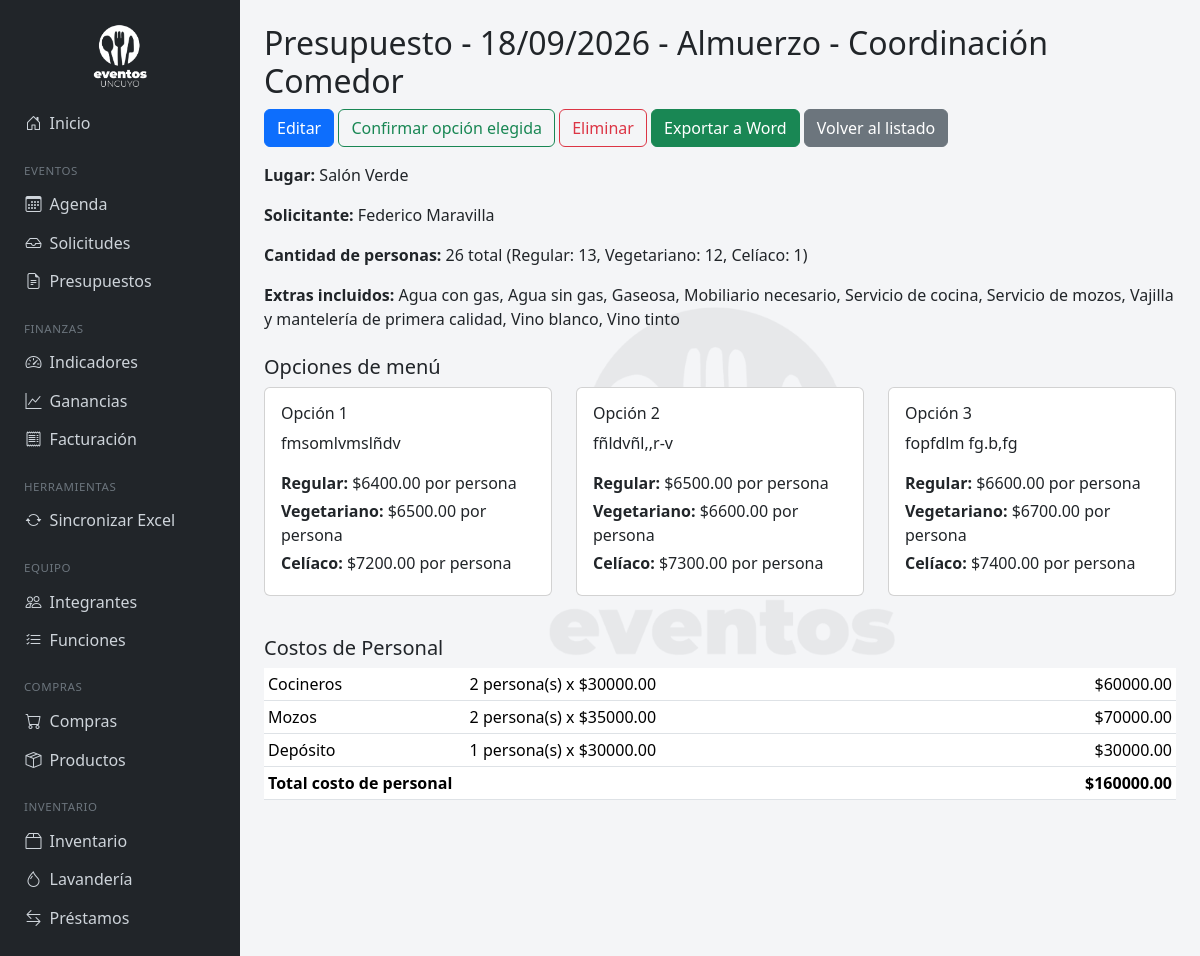
Screenshot of /presupuestos/1/ with the database file from the repository.
### eventos/models.py (models this page shows, shortened)
class Presupuesto(models.Model):
    evento = models.OneToOneField(Evento, on_delete=models.CASCADE, related_name='presupuesto')
    fecha_creacion = models.DateField(auto_now_add=True)
    lugar = models.CharField(max_length=200, blank=True)
    extras_incluidos = models.ManyToManyField(Extra, blank=True, related_name='presupuestos')
    otros_extras = models.TextField(blank=True, help_text="Cualquier extra que no esté en la lista de arriba.")
    cantidad_regular = models.IntegerField(default=0, verbose_name="Cantidad — Menú Regular")
    cantidad_vegetariano = models.IntegerField(default=0, verbose_name="Cantidad — Menú Vegetariano")
    cantidad_celiaco = models.IntegerField(default=0, verbose_name="Cantidad — Menú Celíaco")
    opcion_elegida = models.ForeignKey(
        'OpcionMenu', on_delete=models.SET_NULL, null=True, blank=True,
        related_name='+', help_text="Se completa cuando el cliente confirma cuál opción eligió."
    )
    observaciones = models.TextField(blank=True)
    @property
    def total_personas(self):
        return self.cantidad_regular + self.cantidad_vegetariano + self.cantidad_celiaco
    @property
    def total(self):
        if not self.opcion_elegida:
            return None
        return (self.subtotal_regular or 0) + (self.subtotal_vegetariano or 0) + (self.subtotal_celiaco or 0)
    @property
    def total_costo_personal(self):
        return sum((item.subtotal for item in self.items_costo_personal.all()), 0)

class Evento(models.Model):
    ESTADO_FACTURACION = [
        ('pendiente', 'Pendiente'),
        ('facturado', 'Facturado'),
        ('cobrado', 'Cobrado'),
    ]
    ORIGEN = [
        ('interno', 'Interno'),
        ('externo', 'Externo'),
    ]
    ESTADO_EVENTO = [
        ('solicitud', 'Solicitud'),
        ('presupuestado', 'Presupuestado'),
        ('confirmado', 'Confirmado'),
        ('realizado', 'Realizado'),
        ('cancelado', 'Cancelado'),
    ]
    nombre = models.CharField(max_length=200)
    tipo = models.ForeignKey(TipoEvento, on_delete=models.PROTECT, null=True, blank=True)
    tipo_servicio = models.ForeignKey(TipoServicio, on_delete=models.PROTECT, null=True, blank=True)
    periodo = models.ForeignKey(Periodo, on_delete=models.PROTECT)
    origen = models.CharField(max_length=10, choices=ORIGEN, default='interno')
    fecha = models.DateField()
    cliente = models.CharField(max_length=200, blank=True)
    solicitante = models.CharField(max_length=200, blank=True)
    cantidad_personas = models.IntegerField(null=True, blank=True)
    cantidad_personas_celiaco = models.IntegerField(null=True, blank=True)
    costo = models.DecimalField(max_digits=12, decimal_places=2, default=0)
    precio_facturado = models.DecimalField(max_digits=12, decimal_places=2, default=0)
    estado_facturacion = models.CharField(max_length=10, choices=ESTADO_FACTURACION, default='pendiente')
    estado_evento = models.CharField(max_length=15, choices=ESTADO_EVENTO, default='presupuestado')
    nro_factura = models.CharField(max_length=50, blank=True)
    nro_recibo = models.CharField(max_length=50, blank=True)
    expediente = models.CharField(max_length=50, blank=True)
    nro_comprobante = models.CharField(max_length=50, blank=True)
    observaciones = models.TextField(blank=True)
    excluir_de_informe = models.BooleanField(
        default=False,
        help_text="Tildá esto si el costo/facturado de este evento tiene un error de carga conocido. "
                   "Se excluye de los totales normales y aparece en un apartado aparte del informe."
    )
    costo_ajustado = models.DecimalField(max_digits=12, decimal_places=2, null=True, blank=True)
    facturado_ajustado = models.DecimalField(max_digits=12, decimal_places=2, null=True, blank=True)
    nota_ajuste = models.TextField(blank=True, help_text="Explicación breve del error y la corrección.")
    importado_automaticamente = models.BooleanField(
        default=False,
        help_text="Si está tildado, este evento se reemplaza automáticamente la próxima vez que sincronices el Excel."
    )
    def __str__(self):
        partes = [self.fecha.strftime('%d/%m/%Y')]
        if self.tipo_servicio:
            partes.append(str(self.tipo_servicio))
        if self.cliente:
            partes.append(self.cliente)
        return ' - '.join(partes)

class TipoServicio(models.Model):
    nombre = models.CharField(max_length=100, unique=True)
    permite_vegetariano = models.BooleanField(
        default=False,
        help_text="Tildá esto para Almuerzos, Ágapes, Cenas, etc. — habilita el menú vegetariano en presupuestos de este tipo."
    )
    class Meta:
        ordering = ['nombre']
    def __str__(self):
        return self.nombre

class Extra(models.Model):
    nombre = models.CharField(max_length=100, unique=True)
    class Meta:
        ordering = ['nombre']
    def __str__(self):
        return self.nombre

class OpcionMenu(models.Model):
    presupuesto = models.ForeignKey(Presupuesto, on_delete=models.CASCADE, related_name='opciones')
    nombre = models.CharField(max_length=50, help_text="Ej: Opción 1")
    detalle_menu = models.TextField(help_text="Un plato por línea.")
    precio_regular = models.DecimalField(max_digits=10, decimal_places=2)
    precio_vegetariano = models.DecimalField(max_digits=10, decimal_places=2, null=True, blank=True)
    precio_celiaco = models.DecimalField(max_digits=10, decimal_places=2, null=True, blank=True)
    orden = models.IntegerField(default=0)
    class Meta:
        ordering = ['orden', 'id']

class ItemCostoPersonal(models.Model):
    presupuesto = models.ForeignKey(Presupuesto, on_delete=models.CASCADE, related_name='items_costo_personal')
    concepto = models.ForeignKey(ConceptoCostoPersonal, on_delete=models.PROTECT)
    cantidad_personas = models.IntegerField(default=1)
    precio_por_persona = models.DecimalField(max_digits=10, decimal_places=2)
    @property
    def subtotal(self):
        return self.cantidad_personas * self.precio_por_persona

class ConceptoCostoPersonal(models.Model):
    nombre = models.CharField(max_length=100, unique=True)
    class Meta:
        ordering = ['nombre']
    def __str__(self):
        return self.nombre

### eventos/views.py (the view)
# urls.py: path('presupuestos/<int:pk>/', views.presupuesto_detalle, name='presupuesto_detalle'),
def presupuesto_detalle(request, pk):
    presupuesto = get_object_or_404(Presupuesto, pk=pk)
    return render(request, 'eventos/presupuesto_detalle.html', {'presupuesto': presupuesto})

### eventos/templates/eventos/presupuesto_detalle.html (shortened to what this page needs)
{% extends 'eventos/base.html' %}
{% block content %}
<h2>Presupuesto - {{ presupuesto.evento }}</h2>
<a href="{% url 'presupuesto_editar' presupuesto.pk %}" class="btn btn-primary mb-3">Editar</a>
<a href="{% url 'presupuesto_confirmar' presupuesto.pk %}" class="btn btn-outline-success mb-3">Confirmar opción elegida</a>
<a href="{% url 'presupuesto_eliminar' presupuesto.pk %}" class="btn btn-outline-danger mb-3">Eliminar</a>
<a href="{% url 'presupuesto_exportar_word' presupuesto.pk %}" class="btn btn-success mb-3">Exportar a Word</a>
<a href="{% url 'presupuesto_lista' %}" class="btn btn-secondary mb-3">Volver al listado</a>
<p><strong>Lugar:</strong> {{ presupuesto.lugar|default:"-" }}</p>
<p><strong>Solicitante:</strong> {{ presupuesto.evento.solicitante|default:"-" }}</p>
<p><strong>Cantidad de personas:</strong> {{ presupuesto.total_personas }} total
   (Regular: {{ presupuesto.cantidad_regular }}, Vegetariano: {{ presupuesto.cantidad_vegetariano }}, Celíaco: {{ presupuesto.cantidad_celiaco }})</p>
<p><strong>Extras incluidos:</strong>
{% for extra in presupuesto.extras_incluidos.all %}{{ extra }}{% if not forloop.last %}, {% endif %}{% empty %}-{% endfor %}
</p>
<h5 class="mt-4">Opciones de menú</h5>
<div class="row">
    {% for opcion in presupuesto.opciones.all %}
    <div class="col-md-4 mb-3">
        <div class="card {% if presupuesto.opcion_elegida_id == opcion.id %}border-success{% endif %}">
            <div class="card-body">
                <h6>{{ opcion.nombre }} {% if presupuesto.opcion_elegida_id == opcion.id %}<span class="badge bg-success">Elegida</span>{% endif %}</h6>
                <p style="white-space: pre-line">{{ opcion.detalle_menu }}</p>
                <p class="mb-1"><strong>Regular:</strong> ${{ opcion.precio_regular }} por persona</p>
                {% if opcion.precio_vegetariano %}<p class="mb-1"><strong>Vegetariano:</strong> ${{ opcion.precio_vegetariano }} por persona</p>{% endif %}
                {% if opcion.precio_celiaco %}<p class="mb-1"><strong>Celíaco:</strong> ${{ opcion.precio_celiaco }} por persona</p>{% endif %}
            </div>
        </div>
    </div>
    {% endfor %}
</div>
<h5 class="mt-4">Costos de Personal</h5>
<table class="table table-sm">
    <tbody>
        {% for item in presupuesto.items_costo_personal.all %}
        <tr>
            <td>{{ item.concepto }}</td>
            <td>{{ item.cantidad_personas }} persona(s) x ${{ item.precio_por_persona }}</td>
            <td class="text-end">${{ item.subtotal|floatformat:2 }}</td>
        </tr>
        {% empty %}
        <tr><td colspan="3" class="text-muted">Sin costos de personal cargados</td></tr>
        {% endfor %}
        <tr class="fw-bold">
            <td colspan="2">Total costo de personal</td>
            <td class="text-end">${{ presupuesto.total_costo_personal|floatformat:2 }}</td>
        </tr>
    </tbody>
</table>
{% endblock %}

### eventos/templates/eventos/base.html (style rules this page uses)
body { background-color: #f4f5f7; }

### rows the page displays
Presupuesto: evento "18/09/2026 - Almuerzo - Coordinación Comedor", lugar "Salón Verde", evento.solicitante "Federico Maravilla", total_personas "26", cantidad_regular "13", cantidad_vegetariano "12", cantidad_celiaco "1", total_costo_personal "160000.00"
Extra: nombre "Agua con gas"
Extra: nombre "Agua sin gas"
Extra: nombre "Gaseosa"
Extra: nombre "Mobiliario necesario"
Extra: nombre "Servicio de cocina"
Extra: nombre "Servicio de mozos"
Extra: nombre "Vajilla y mantelería de primera calidad"
Extra: nombre "Vino blanco"
Extra: nombre "Vino tinto"
OpcionMenu: nombre "Opción 1", detalle_menu "fmsomlvmslñdv", precio_regular "6400.00", precio_vegetariano "6500.00", precio_celiaco "7200.00"
OpcionMenu: nombre "Opción 2", detalle_menu "fñldvñl,,r-v", precio_regular "6500.00", precio_vegetariano "6600.00", precio_celiaco "7300.00"
OpcionMenu: nombre "Opción 3", detalle_menu "fopfdlm fg.b,fg", precio_regular "6600.00", precio_vegetariano "6700.00", precio_celiaco "7400.00"
ItemCostoPersonal: concepto "Cocineros", cantidad_personas "2", precio_por_persona "30000.00", subtotal "60000.00"
ItemCostoPersonal: concepto "Mozos", cantidad_personas "2", precio_por_persona "35000.00", subtotal "70000.00"
ItemCostoPersonal: concepto "Depósito", cantidad_personas "1", precio_por_persona "30000.00", subtotal "30000.00"
